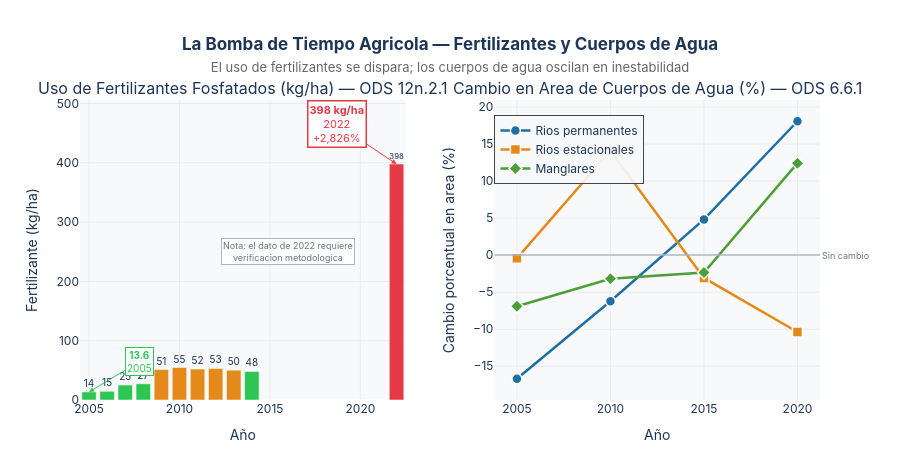

The notebook cell this image was saved under:
### Markdown cell above
---
## Parte V — El Fertilizante: la bomba de tiempo del agua

Un indicador que casi nadie menciona en la discusión pública:  
El uso de **fertilizantes fosfatados** en México pasó de **13.6 kg/ha** en 2005 a **398 kg/ha** en 2022.  
Un incremento de **+2,826%** en 17 años.

Los fertilizantes en exceso se filtran a los cuerpos de agua, provocando **eutrofización** — el envenenamiento de ríos y lagos por exceso de nutrientes que mata la biodiversidad acuática y hace el agua no apta para consumo humano.  

Esta es la conexión entre el modelo agrícola/laboral (ODS 8-12) y la crisis del agua (ODS 6).

### Code cell
# ══════════════════════════════════════════════════════════════════════════════
# FIGURA 6 — Fertilizantes + Cambio en cuerpos de agua
# ══════════════════════════════════════════════════════════════════════════════

fertil  = get_serie('12N.2.1')   # fertilizantes fosfatados
rio_per = get_serie('6.6.1.A')   # cambio area rios permanentes
rio_est = get_serie('6.6.1.B')   # cambio area rios estacionales
mangl   = get_serie('6.6.1.C')   # cambio area manglares

fig_fert = make_subplots(
    rows=1, cols=2,
    subplot_titles=[
        'Uso de Fertilizantes Fosfatados (kg/ha) — ODS 12n.2.1',
        'Cambio en Area de Cuerpos de Agua (%) — ODS 6.6.1'
    ],
    horizontal_spacing=0.12
)

# ── Panel izq: Fertilizantes ──────────────────────────────────────────────────
colors_fert = [
    C_ALERTA if v > 200 else '#E5891A' if v > 50 else C_MEJORA
    for v in fertil['valor']
]
fig_fert.add_trace(go.Bar(
    x=fertil['periodo'], y=fertil['valor'],
    marker_color=colors_fert,
    marker_line_color='white', marker_line_width=0.5,
    text=['{:.0f}'.format(v) for v in fertil['valor']],
    textposition='outside',
    textfont=dict(size=10),
    showlegend=False,
    hovertemplate='<b>%{x}</b><br>Fertilizante: <b>%{y:.1f} kg/ha</b><extra></extra>'
), row=1, col=1)

fig_fert.add_annotation(
    x=2005, y=13.6, text='<b>13.6</b><br>2005',
    showarrow=True, arrowhead=2, arrowcolor=C_MEJORA,
    ax=50, ay=-30, font=dict(size=10, color=C_MEJORA),
    bgcolor='rgba(255,255,255,0.85)', bordercolor=C_MEJORA, borderwidth=1,
    row=1, col=1
)
fig_fert.add_annotation(
    x=2022, y=398.0, text='<b>398 kg/ha</b><br>2022<br>+2,826%',
    showarrow=True, arrowhead=2, arrowcolor=C_ALERTA,
    ax=-60, ay=-40, font=dict(size=11, color=C_ALERTA),
    bgcolor='rgba(255,255,255,0.9)', bordercolor=C_ALERTA, borderwidth=1.5,
    row=1, col=1
)

# Nota: dato de 2022 es un salto (posible cambio metodologico o dato extremo)
fig_fert.add_annotation(
    x=2016, y=250,
    text='Nota: el dato de 2022 requiere<br>verificacion metodologica',
    showarrow=False, font=dict(size=9, color=C_NEUTRO),
    bgcolor='rgba(255,255,255,0.8)', bordercolor='#ADB5BD', borderwidth=1,
    row=1, col=1
)

# ── Panel der: Cambio en cuerpos de agua ──────────────────────────────────────
water_bodies = [
    (rio_per, 'Rios permanentes',  C_AGUA,   'circle'),
    (rio_est, 'Rios estacionales', C_TRABAJO,'square'),
    (mangl,   'Manglares',        C_SALUD,  'diamond'),
]
for data, name, color, sym in water_bodies:
    if len(data) > 0:
        fig_fert.add_trace(go.Scatter(
            x=data['periodo'], y=data['valor'],
            mode='lines+markers', name=name,
            line=dict(color=color, width=2.5),
            marker=dict(size=10, color=color, symbol=sym,
                        line=dict(width=1.5, color='white')),
            hovertemplate='<b>' + name + ' %{x}</b><br>Cambio: <b>%{y:+.1f}%</b><extra></extra>'
        ), row=1, col=2)

fig_fert.add_hline(
    y=0, line_width=1.5, line_color='#ADB5BD', row=1, col=2,
    annotation_text='Sin cambio', annotation_position='right',
    annotation_font=dict(size=9, color=C_NEUTRO)
)

fig_fert.update_xaxes(showgrid=True, gridcolor='#E9ECEF', title_text='Año')
fig_fert.update_yaxes(showgrid=True, gridcolor='#E9ECEF')
fig_fert.update_yaxes(title_text='Fertilizante (kg/ha)', row=1, col=1)
fig_fert.update_yaxes(title_text='Cambio porcentual en area (%)', row=1, col=2)

fig_fert.update_layout(
    title=dict(
        text='<b>La Bomba de Tiempo Agricola — Fertilizantes y Cuerpos de Agua</b><br>'
             '<span style="font-size:13px;color:#666;font-weight:normal">'
             'El uso de fertilizantes se dispara; los cuerpos de agua oscilan en inestabilidad</span>',
        x=0.5, xanchor='center'
    ),
    height=460, plot_bgcolor=C_FONDO, paper_bgcolor='white',
    font=dict(family='Inter, Arial, sans-serif', color=C_LINEA),
    legend=dict(x=0.56, y=0.95, bgcolor='rgba(248,249,250,0.9)', borderwidth=1),
    margin=dict(t=100, b=60)
)
fig_fert.show()

### Figure 1 — Plotly figure (JSON) as saved in the notebook; plotly's stock layout.template omitted (floating-point values rounded to 4 significant figures)
{"data": [{"hovertemplate": "<b>%{x}</b><br>Fertilizante: <b>%{y:.1f} kg/ha</b><extra></extra>", "marker": {"color": ["#2DC653", "#2DC653", "#2DC653", "#2DC653", "#E5891A", "#E5891A", "#E5891A", "#E5891A", "#E5891A", "#2DC653", "#E63946"], "line": {"color": "white", "width": 0.5}}, "showlegend": false, "text": ["14", "15", "25", "27", "51", "55", "52", "53", "50", "48", "398"], "textfont": {"size": 10}, "textposition": "outside", "type": "bar", "x": [2005, 2006, 2007, 2008, 2009, 2010, 2011, 2012, 2013, 2014, 2022], "xaxis": "x", "y": [13.6, 14.6, 25.1, 27.4, 51.3, 54.8, 52.1, 53.2, 50.3, 48.1, 398.0], "yaxis": "y"}, {"hovertemplate": "<b>Rios permanentes %{x}</b><br>Cambio: <b>%{y:+.1f}%</b><extra></extra>", "line": {"color": "#1D6FA4", "width": 2.5}, "marker": {"color": "#1D6FA4", "line": {"color": "white", "width": 1.5}, "size": 10, "symbol": "circle"}, "mode": "lines+markers", "name": "Rios permanentes", "type": "scatter", "x": [2005, 2010, 2015, 2020], "xaxis": "x2", "y": [-16.69, -6.227, 4.813, 18.07], "yaxis": "y2"}, {"hovertemplate": "<b>Rios estacionales %{x}</b><br>Cambio: <b>%{y:+.1f}%</b><extra></extra>", "line": {"color": "#E5891A", "width": 2.5}, "marker": {"color": "#E5891A", "line": {"color": "white", "width": 1.5}, "size": 10, "symbol": "square"}, "mode": "lines+markers", "name": "Rios estacionales", "type": "scatter", "x": [2005, 2010, 2015, 2020], "xaxis": "x2", "y": [-0.4401, 14.08, -3.081, -10.39], "yaxis": "y2"}, {"hovertemplate": "<b>Manglares %{x}</b><br>Cambio: <b>%{y:+.1f}%</b><extra></extra>", "line": {"color": "#4C9F38", "width": 2.5}, "marker": {"color": "#4C9F38", "line": {"color": "white", "width": 1.5}, "size": 10, "symbol": "diamond"}, "mode": "lines+markers", "name": "Manglares", "type": "scatter", "x": [2005, 2010, 2015, 2020], "xaxis": "x2", "y": [-6.905, -3.183, -2.345, 12.41], "yaxis": "y2"}], "layout": {"annotations": [{"font": {"size": 16}, "showarrow": false, "text": "Uso de Fertilizantes Fosfatados (kg/ha) — ODS 12n.2.1", "x": 0.22, "xanchor": "center", "xref": "paper", "y": 1.0, "yanchor": "bottom", "yref": "paper"}, {"font": {"size": 16}, "showarrow": false, "text": "Cambio en Area de Cuerpos de Agua (%) — ODS 6.6.1", "x": 0.78, "xanchor": "center", "xref": "paper", "y": 1.0, "yanchor": "bottom", "yref": "paper"}, {"arrowcolor": "#2DC653", "arrowhead": 2, "ax": 50, "ay": -30, "bgcolor": "rgba(255,255,255,0.85)", "bordercolor": "#2DC653", "borderwidth": 1, "font": {"color": "#2DC653", "size": 10}, "showarrow": true, "text": "<b>13.6</b><br>2005", "x": 2005, "xref": "x", "y": 13.6, "yref": "y"}, {"arrowcolor": "#E63946", "arrowhead": 2, "ax": -60, "ay": -40, "bgcolor": "rgba(255,255,255,0.9)", "bordercolor": "#E63946", "borderwidth": 1.5, "font": {"color": "#E63946", "size": 11}, "showarrow": true, "text": "<b>398 kg/ha</b><br>2022<br>+2,826%", "x": 2022, "xref": "x", "y": 398.0, "yref": "y"}, {"bgcolor": "rgba(255,255,255,0.8)", "bordercolor": "#ADB5BD", "borderwidth": 1, "font": {"color": "#6C757D", "size": 9}, "showarrow": false, "text": "Nota: el dato de 2022 requiere<br>verificacion metodologica", "x": 2016, "xref": "x", "y": 250, "yref": "y"}, {"font": {"color": "#6C757D", "size": 9}, "showarrow": false, "text": "Sin cambio", "x": 1, "xanchor": "left", "xref": "x2 domain", "y": 0, "yanchor": "middle", "yref": "y2"}], "font": {"color": "#1D3557", "family": "Inter, Arial, sans-serif"}, "height": 460, "legend": {"bgcolor": "rgba(248,249,250,0.9)", "borderwidth": 1, "x": 0.56, "y": 0.95}, "margin": {"b": 60, "t": 100}, "paper_bgcolor": "white", "plot_bgcolor": "#F8F9FA", "shapes": [{"line": {"color": "#ADB5BD", "width": 1.5}, "type": "line", "x0": 0, "x1": 1, "xref": "x2 domain", "y0": 0, "y1": 0, "yref": "y2"}], "title": {"text": "<b>La Bomba de Tiempo Agricola — Fertilizantes y Cuerpos de Agua</b><br><span style=\"font-size:13px;color:#666;font-weight:normal\">El uso de fertilizantes se dispara; los cuerpos de agua oscilan en inestabilidad</span>", "x": 0.5, "xanchor": "center"}, "xaxis": {"anchor": "y", "domain": [0.0, 0.44], "gridcolor": "#E9ECEF", "showgrid": true, "title": {"text": "Año"}}, "xaxis2": {"anchor": "y2", "domain": [0.56, 1.0], "gridcolor": "#E9ECEF", "showgrid": true, "title": {"text": "Año"}}, "yaxis": {"anchor": "x", "domain": [0.0, 1.0], "gridcolor": "#E9ECEF", "showgrid": true, "title": {"text": "Fertilizante (kg/ha)"}}, "yaxis2": {"anchor": "x2", "domain": [0.0, 1.0], "gridcolor": "#E9ECEF", "showgrid": true, "title": {"text": "Cambio porcentual en area (%)"}}}}
